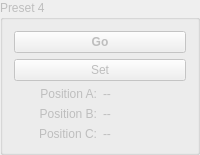
       <widget class="QGroupBox" name="group_p4">
        <property name="enabled">
         <bool>false</bool>
        </property>
        <property name="title">
         <string>Preset 4</string>
        </property>
        <layout class="QGridLayout" name="gridLayout_9">
         <item row="1" column="0">
          <widget class="QPushButton" name="push_pr4_set">
           <property name="text">
            <string>Set</string>
           </property>
          </widget>
         </item>
         <item row="4" column="0">
          <layout class="QHBoxLayout" name="horizontalLayout_36">
           <item>
            <widget class="QLabel" name="label_39">
             <property name="text">
              <string>Position B:</string>
             </property>
             <property name="alignment">
              <set>Qt::AlignRight|Qt::AlignTrailing|Qt::AlignVCenter</set>
             </property>
            </widget>
           </item>
           <item>
            <widget class="QLabel" name="label_pr4_b">
             <property name="minimumSize">
              <size>
               <width>40</width>
               <height>0</height>
              </size>
             </property>
             <property name="text">
              <string>--</string>
             </property>
            </widget>
           </item>
          </layout>
         </item>
         <item row="5" column="0">
          <layout class="QHBoxLayout" name="horizontalLayout_37">
           <item>
            <widget class="QLabel" name="label_41">
             <property name="text">
              <string>Position C:</string>
             </property>
             <property name="alignment">
              <set>Qt::AlignRight|Qt::AlignTrailing|Qt::AlignVCenter</set>
             </property>
            </widget>
           </item>
           <item>
            <widget class="QLabel" name="label_pr4_c">
             <property name="minimumSize">
              <size>
               <width>40</width>
               <height>0</height>
              </size>
             </property>
             <property name="text">
              <string>--</string>
             </property>
            </widget>
           </item>
          </layout>
         </item>
         <item row="3" column="0">
          <layout class="QHBoxLayout" name="horizontalLayout_29">
           <item>
            <widget class="QLabel" name="label_22">
             <property name="text">
              <string>Position A:</string>
             </property>
             <property name="alignment">
              <set>Qt::AlignRight|Qt::AlignTrailing|Qt::AlignVCenter</set>
             </property>
            </widget>
           </item>
           <item>
            <widget class="QLabel" name="label_pr4_a">
             <property name="minimumSize">
              <size>
               <width>40</width>
               <height>0</height>
              </size>
             </property>
             <property name="text">
              <string>--</string>
             </property>
            </widget>
           </item>
          </layout>
         </item>
         <item row="0" column="0">
          <widget class="QPushButton" name="push_pr4_go">
           <property name="sizePolicy">
            <sizepolicy hsizetype="Minimum" vsizetype="Expanding">
             <horstretch>0</horstretch>
             <verstretch>0</verstretch>
            </sizepolicy>
           </property>
           <property name="font">
            <font>
             <weight>75</weight>
             <bold>true</bold>
            </font>
           </property>
           <property name="text">
            <string>Go</string>
           </property>
          </widget>
         </item>
        </layout>
       </widget>
